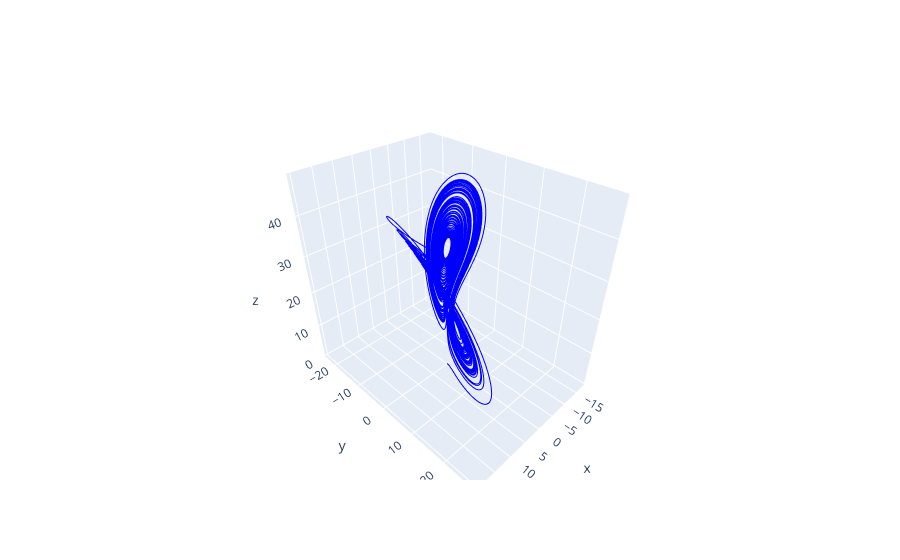

Write notebook code for a chart like this one.
### Code cell
fig = go.Figure(
    data=go.Scatter3d(
        x=lorenz_dataset[:, 0],
        y=lorenz_dataset[:, 1],
        z=lorenz_dataset[:, 2],
        mode="lines",
        line=dict(color="blue", width=2),
    )
)

fig.show()

### Figure 1 — Plotly figure (JSON) as saved in the notebook; plotly's stock layout.template omitted (floating-point values rounded to 4 significant figures; data arrays with more than 128 entries replaced by an {"elided": "..."} marker saying what was removed)
{"data": [{"line": {"color": "blue", "width": 2}, "mode": "lines", "type": "scatter3d", "x": {"elided": "20000 float values"}, "y": {"elided": "20000 float values"}, "z": {"elided": "20000 float values"}}], "layout": {}}
